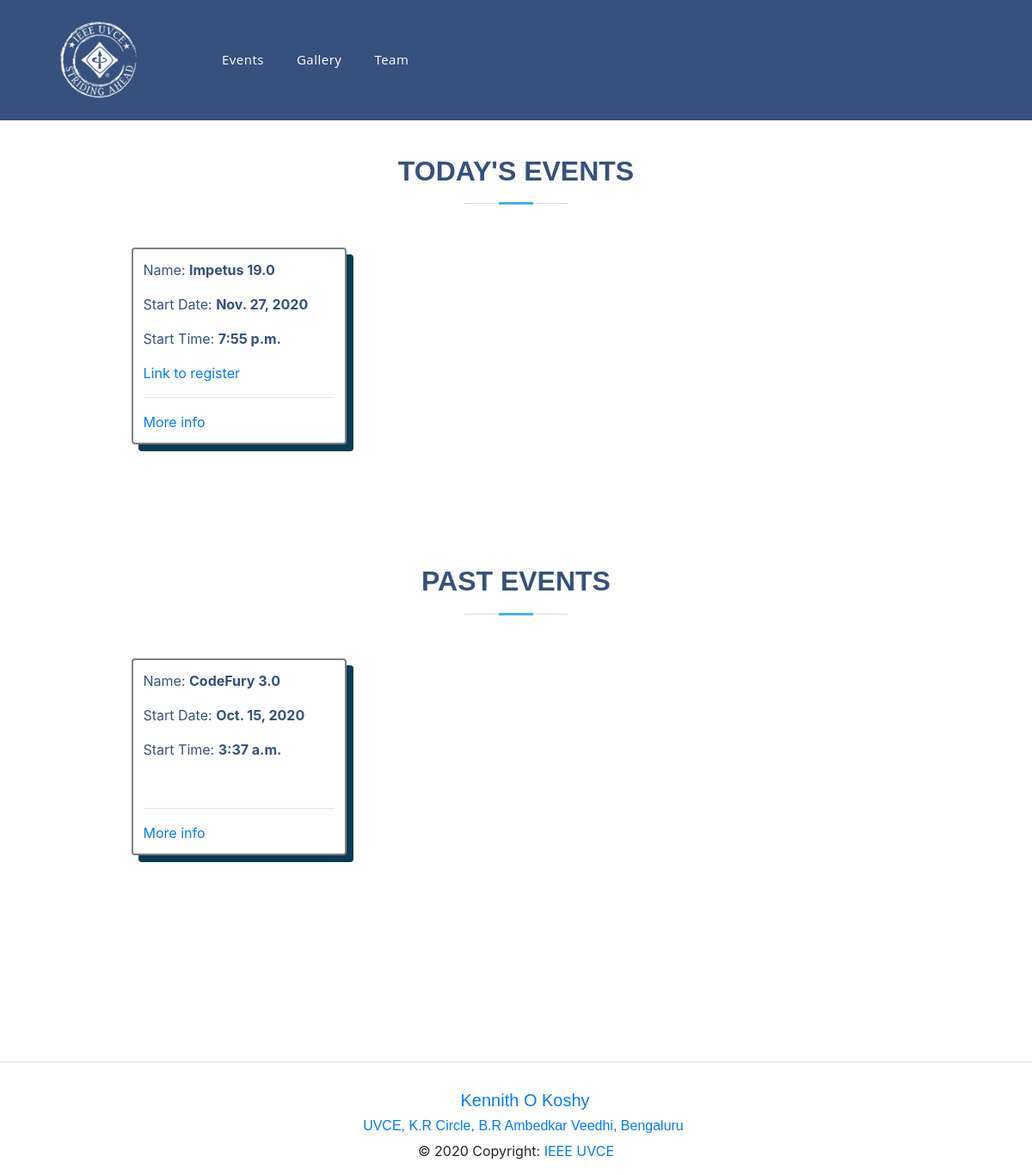
Screenshot of /events/ with the database file from the repository.
### events/models.py (models this page shows, shortened)
class Event(models.Model):
    event_name = models.CharField(max_length=21)
    slug = models.SlugField()
    date = models.DateField()
    time = models.TimeField()
    location = models.CharField(max_length=100)
    reg = models.URLField()
    description = models.TextField(max_length=1000, blank=True)
    created = models.DateTimeField(auto_now_add=True)
    orgzer = models.CharField(max_length=40)
    winners = models.TextField(blank=True, default='Not Yet Decided')
    author = models.ForeignKey(User, default=None, on_delete=models.CASCADE)
    is_approved = models.BooleanField(default=False, blank=True)
    approved_by = models.CharField(
        max_length=40,  null=True, blank=True, default=" ")
    class Meta:
        verbose_name = "Event"
        verbose_name_plural = "Events"

### events/views.py (the view)
# urls.py: path('', views.events_list, name='list'),
def events_list(request):
    events = Event.objects.all().order_by('date')
    events = events.filter(is_approved=True)
    event_today = events.filter(date=datetime.date.today())
    eventold = events.filter(date__lt=datetime.date.today())
    eventnew = events.filter(date__gt=datetime.date.today())
    content = {
        'events': events,
        'event_today': event_today,
        'eventold': eventold,
        'eventnew': eventnew,
    }
    return render(request, 'events/events_list.html', content)

### events/templates/events/events_list.html (shortened to what this page needs)
{% extends 'base.html' %} {% block content %} {% if event_today %}
<section id="skills" class="skills">
  <div class="container" data-aos="fade-up">
    <div class="section-title">
      <h2>Today's Events</h2>
    </div>
    <div class="event-container animated bounce">
      {% for event in event_today %}
      <div class="event">
        <p>Name: <b>{{ event.event_name }}</b></p>
        <p>Start Date: <b>{{ event.date }}</b></p>
        <p>Start Time: <b>{{ event.time }}</b></p>
        <a href="{{event.reg}}">Link to register</a>
        <br />
        <hr />
        <a href="{% url 'articles:detail' slug=event.slug %}">More info</a>
      </div>
      {% endfor %}
    </div>
  </div>
</section>
{% endif %}  {% if eventold %}
<section id="skills" class="skills">
  <div class="container" data-aos="fade-up">
    <div class="section-title">
      <h2>Past Events</h2>
    </div>
    <div class="event-container">
      {% for event in eventold %}
      <div class="event">
        <p>Name: <b>{{ event.event_name }}</b></p>
        <p>Start Date: <b>{{ event.date }}</b></p>
        <p>Start Time: <b>{{ event.time }}</b></p>
        <br />
        <hr />
        <a href="{% url 'articles:detail' slug=event.slug %}">More info</a>
      </div>
      {% endfor %}
    </div>
  </div>
</section>
{% endif %} {% endblock %}

### assets/css/style.css (style rules this page uses)
body { font-family: "Open Sans", sans-serif; color: #444444; }
a { color: #47b2e4; }
h1, h2, h3, h4, h5, h6 { font-family: "Jost", sans-serif; }
section { padding: 60px 0; overflow: hidden; }
.section-title { text-align: center; padding-bottom: 30px; }
.section-title h2 { font-size: 32px; font-weight: bold; text-transform: uppercase; margin-bottom: 20px; padding-bottom: 20px; position: relative; color: #37517e; }
.section-title h2::before { content: ""; position: absolute; display: block; width: 120px; height: 1px; background: #ddd; bottom: 1px; left: calc(50% - 60px); }
.section-title h2::after { content: ""; position: absolute; display: block; width: 40px; height: 3px; background: #47b2e4; bottom: 0; left: calc(50% - 20px); }
.event-container { padding: auto; display: grid; grid-template-columns: auto auto auto auto; }
.event { width: 250px; background-color: white; color: rgba(55, 81, 126, 1); margin: auto; margin-bottom: 20px; padding: 12px; border: 2px solid grey; border-radius: 4px; box-shadow: 8px 8px 0px 0px #0c3c53; }

### rows the page displays
Event: event_name "Impetus 19.0", date "Nov. 27, 2020", time "7:55 p.m."
Event: event_name "CodeFury 3.0", date "Oct. 15, 2020", time "3:37 a.m."
